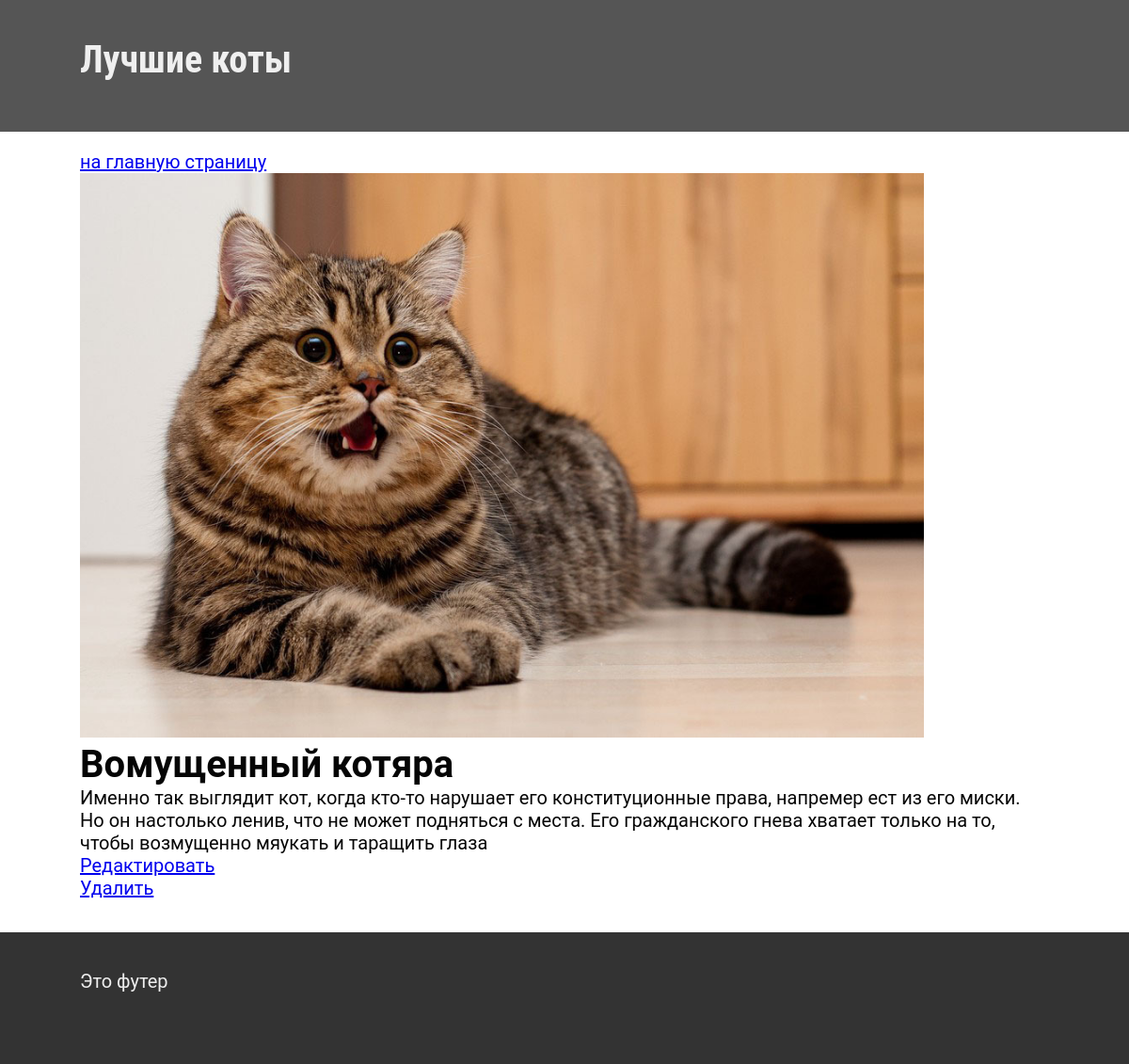
The app's page /?photo=4 with its own data.
### tables this page shows
CREATE TABLE `cats_photos` (
  `id` smallint(6) UNSIGNED NOT NULL,
  `title` char(45) DEFAULT NULL,
  `description` varchar(500) DEFAULT NULL,
  `photo` char(255) NOT NULL
);

### view/Template.class.php (called while the page is built, shortened)
<?php
class Template {
	public $template;
	public function render($data) {
		require_once TEMPLATE_DIR . DIRECTORY_SEPARATOR . $this->template;
	}
}

### controller/SinglePhoto.php (called while the page is built)
<?php
require_once(MODEL_DIR . DIRECTORY_SEPARATOR . 'ListPhoto.class.php');
require_once(TEMPLATE_DIR . DIRECTORY_SEPARATOR . 'Template.class.php');
$SinglePhoto = new ListPhoto();
$photoInfo = $SinglePhoto->getSingle ($route);
$data = [];
$data['photoInfo'] = $photoInfo;
$page = new Template();
$page->layout = 'layout.php';
$page->template = 'singlePhotoTpl.php';
$page->render($data);

### model/ListPhoto.class.php (called while the page is built, shortened)
<?php
class ListPhoto {
	public function getSingle ($photo_id) {
		$this->link = mysqli_connect(SQL_HOST, DB_USER, DB_PASSW);
		$this->query = "SELECT * FROM " . DB_NAME . ".`cats_photos` WHERE `id` =" . $photo_id;
		$this->result = mysqli_query($this->link, $this->query);
		$values_data_array = mysqli_fetch_array($this->result, MYSQLI_ASSOC);
		return $values_data_array;
	}
}

### view/singlePhotoTpl.php (the view, shortened to what this page needs)
<a href="./">на главную страницу</a>
<div class=big-photo>
	<a href="img/<?= $photoInfo['photo'] ?>" target="_blank">
		<img src="img/<?= $photoInfo['photo'] ?>" style="max-height: 600px; max-width: 100%">
	</a>
</div>
<h1><?= $photoInfo['title'] ?></h1>
<p><?= $photoInfo['description'] ?> </p>
<p><a href="./?edit=<?= $photoInfo['id'] ?>">Редактировать</a></p>
<p><a href="./?delete=<?= $photoInfo['id'] ?>">Удалить</a></p>

### www/css/style1.css (style rules this page uses)
html, body { height: 100%; font-family: 'Roboto', sans-serif; font-size: 20px; color:#050505; }

### records on screen
cats_photos: photo (picture), title "Вомущенный котяра", description "Именно так выглядит кот, когда кто-то нарушает его конституционные права, напремер ест из его миски. Но он настолько ленив, что не может подняться с места. Его гражданского гнева хватает только на то, чтобы возмущенно мяукать и таращить глаза"
